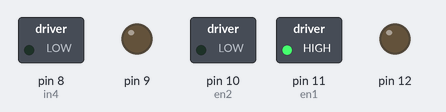
The sketch below on a simulated Arduino Uno, built with avr-gcc and run on an emulated ATmega328P. On the bench: switched loads named in the sketch (green lamp = pin HIGH), output pins drawn as LEDs (lit = HIGH).

Above: at 0.1 s.
At 3.1 s:
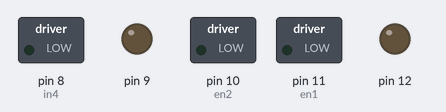
At 18.1 s:
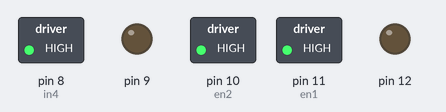
At 39.1 s:
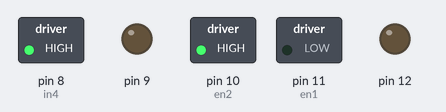
Timing chart, 0 to 40.0 s (numbered marks = the images above):
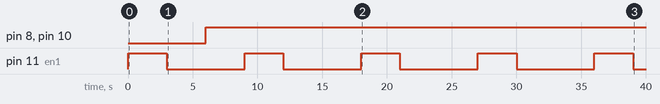

The sketch:

sketch_may23a411dyen_.ino
```cpp
#define in4 8
#define in3 9
#define en2 10
#define en1 11
#define in2 12
#define in1 13
// L293D entegresinin ilgili pinleri , arduinonun pinlerine sabitlendi.
void setup() {
 for(int a=8; a<13; a++)
 {
  pinMode(a,OUTPUT);
  digitalWrite(a,LOW);
 }
}

void loop() {
digitalWrite(en1,HIGH);
digitalWrite(in1,HIGH);
delay(3000);
digitalWrite(en1,LOW);
delay(3000);
digitalWrite(en2,HIGH);
digitalWrite(in4,HIGH);
delay(3000);
}
```

Measured:
- by itself, pin 8 (in4), pin 10 (en2): LOW → HIGH at 6.0 s
- by itself, pin 11 (en1): alternates HIGH for 3.0 s and LOW for 6.0 s
